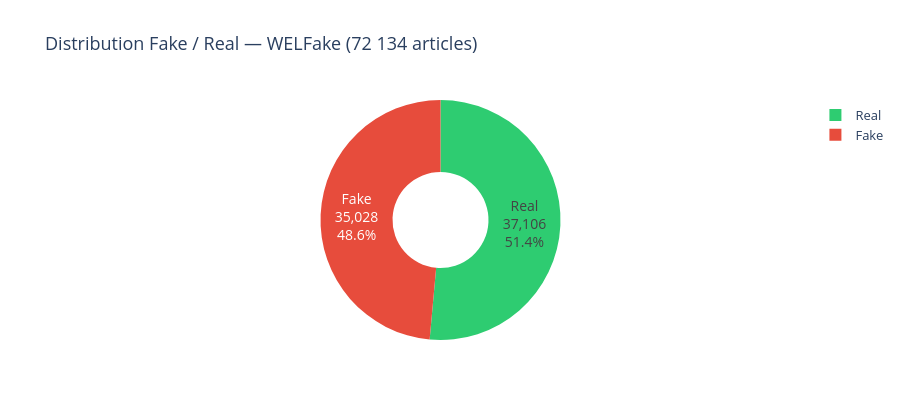

Notebook code cell kept with this figure:
### Code cell
# Visualisation : Distribution Fake vs Real
fig = px.pie(
    names=label_counts.index,
    values=label_counts.values,
    color=label_counts.index,
    color_discrete_map=COLORS_BIN_MAP,
    title="Distribution Fake / Real — WELFake (72 134 articles)",
    hole=0.4,
    template="plotly_white",
)
fig.update_traces(textinfo="label+percent+value", textfont_size=14)
fig.update_layout(height=420, font=dict(size=13))
fig.show()

### Figure 1 — Plotly figure (JSON) as saved in the notebook; plotly's stock layout.template omitted (floating-point values rounded to 4 significant figures)
{"data": [{"customdata": [["Real"], ["Fake"]], "domain": {"x": [0, 1], "y": [0, 1]}, "hole": 0.4, "hovertemplate": "label=%{label}<br>value=%{value}<br>color=%{customdata[0]}<extra></extra>", "labels": ["Real", "Fake"], "legendgroup": "", "marker": {"colors": ["#2ecc71", "#e74c3c"]}, "name": "", "showlegend": true, "textfont": {"size": 14}, "textinfo": "label+percent+value", "type": "pie", "values": [37106, 35028]}], "layout": {"font": {"size": 13}, "height": 420, "legend": {"tracegroupgap": 0}, "title": {"text": "Distribution Fake / Real — WELFake (72 134 articles)"}}}
